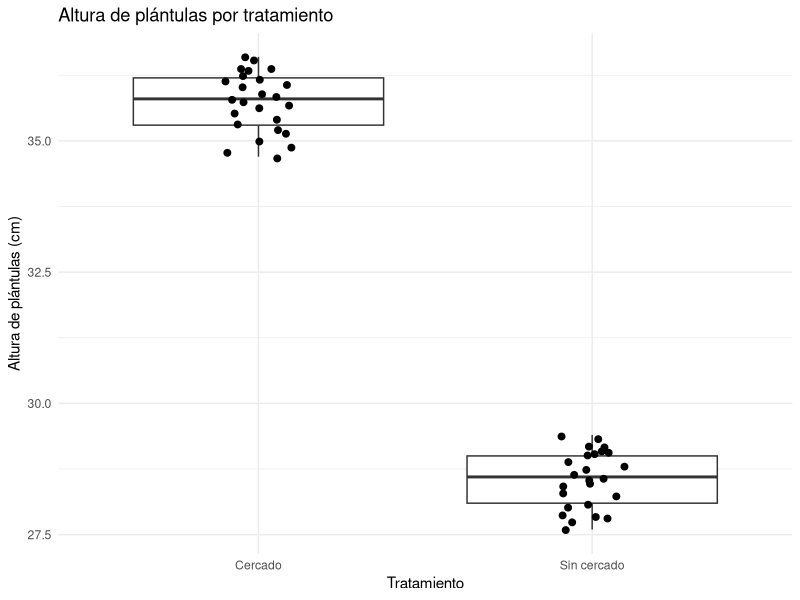

Source code (R):
# NOMBRE:Brandon Gael Sanchez Bernal
# MATRÍCULA: 2141869

#============================================================
# EXAMEN DE DISEÑOS EXPERIMENTALES
# Prueba t independiente
# Problema 1: Crecimiento de plántulas con y sin cercado
# ============================================================

# ------------------------------------------------------------
# 1. Cargar paquetes
# ------------------------------------------------------------



library(tidyverse)
library(car)

# ------------------------------------------------------------
# 2. Crear el conjunto de datos
# ------------------------------------------------------------

datos <- data.frame(
  tratamiento = rep(c("Cercado", "Sin cercado"), each = 25),
  altura_cm = c(
    34.8, 35.2, 36.1, 35.7, 36.5,
    34.9, 35.6, 36.2, 35.4, 36.0,
    35.8, 36.4, 35.1, 35.9, 36.3,
    34.7, 35.5, 36.1, 35.3, 36.6,
    35.7, 36.2, 35.0, 35.8, 36.4,
    
    28.1, 27.9, 29.0, 28.4, 29.1,
    27.8, 28.6, 29.3, 28.2, 28.7,
    28.5, 29.2, 27.7, 28.8, 29.0,
    27.6, 28.3, 29.1, 28.0, 29.4,
    28.5, 28.9, 27.8, 28.6, 29.2
  )
)

# ------------------------------------------------------------
# 3. Revisar estructura de los datos
# ------------------------------------------------------------

str(datos)
head(datos)

# Respuesta del estudiante:
# 
# Número de grupos comparados:
# dos grupos: cercado, sin cercado

# ------------------------------------------------------------
# 4. Estadística descriptiva por grupo
# ------------------------------------------------------------

datos %>%
  group_by(tratamiento) %>%
  summarise(
    n = n(),
    media = mean(altura_cm),
    desviacion_estandar = sd(altura_cm),
    minimo = min(altura_cm),
    maximo = max(altura_cm)
  )

# Respuesta del estudiante:
# ¿Qué grupo presentó mayor promedio?
# grupo sin cercado 
# ¿La diferencia observada parece relevante desde el punto de vista forestal?
# si, ya que las plantulas sin cercado crecieron aproximadamente 7 cm mas.

# ------------------------------------------------------------
# 5. Gráfico exploratorio
# ------------------------------------------------------------

ggplot(datos, aes(x = tratamiento, y = altura_cm)) +
  geom_boxplot() +
  geom_jitter(width = 0.1, size = 2) +
  labs(
    title = "Altura de plántulas por tratamiento",
    x = "Tratamiento",
    y = "Altura de plántulas (cm)"
  ) +
  theme_minimal()

# Respuesta del estudiante:
# Describa la distribución de los datos en cada grupo:
# ambos grupos  muestran poca, dispersion sin embargo el grupo con cercado muestra alturas mayores, mientras que el grupo sin cercado muestra alturas mas menores.
# ------------------------------------------------------------
# 6. Prueba de normalidad Shapiro-Wilk
# ------------------------------------------------------------

by(datos$altura_cm, datos$tratamiento, shapiro.test)

# Respuesta del estudiante:
# Valor p para el grupo Cercado: 0.3812
# 
# Valor p para el grupo Sin cercado:0.2427
# 
# ¿Se cumple el supuesto de normalidad?
# si, debido a que los valores son mayores a 0.05

# ------------------------------------------------------------
# 7. Evaluación de homogeneidad de varianzas
# ------------------------------------------------------------

leveneTest(altura_cm ~ tratamiento, data = datos)

# Respuesta del estudiante:
# Valor p de la prueba de Levene:
# 0.96
# ¿Se cumple el supuesto de homogeneidad de varianzas?
# si, ya que es mayor a 0.05

# ------------------------------------------------------------
# 8. Aplicar prueba t independiente
# ------------------------------------------------------------

resultado_t <- t.test(
  altura_cm ~ tratamiento,
  data = datos,
  var.equal = TRUE
)

resultado_t

# Respuesta del estudiante:
# Estadístico t:45.66
# 
# Grados de libertad:48
# 
# Valor p:2.2e-16
# 
# Intervalo de confianza:6.8638 a 7.4961
# 

# ------------------------------------------------------------
# 9. Interpretación estadística
# ------------------------------------------------------------

# Respuesta del estudiante:
# ¿Se rechaza o no se rechaza la hipótesis nula? (si se rechaza ya que el valor de "p" es mucho menor a 0.05)
# 
# ¿Existe diferencia estadísticamente significativa entre tratamientos? 
#si existe una diferiencias estadisticamente significativa entre los tratamientos, ya que el valor de p es menor a 0.05, es decir que el tratamiento con cercado produjo mejores plantulas 

# ------------------------------------------------------------
# 10. Interpretación forestal
# ------------------------------------------------------------

# Respuesta del estudiante:
# Explique qué significa el resultado en el contexto del crecimiento de plántulas:
# que es mas conveniente optar por un tratamiento de cercado de plantulas, para conseguir en crecimiento mas optimo de ellas.
